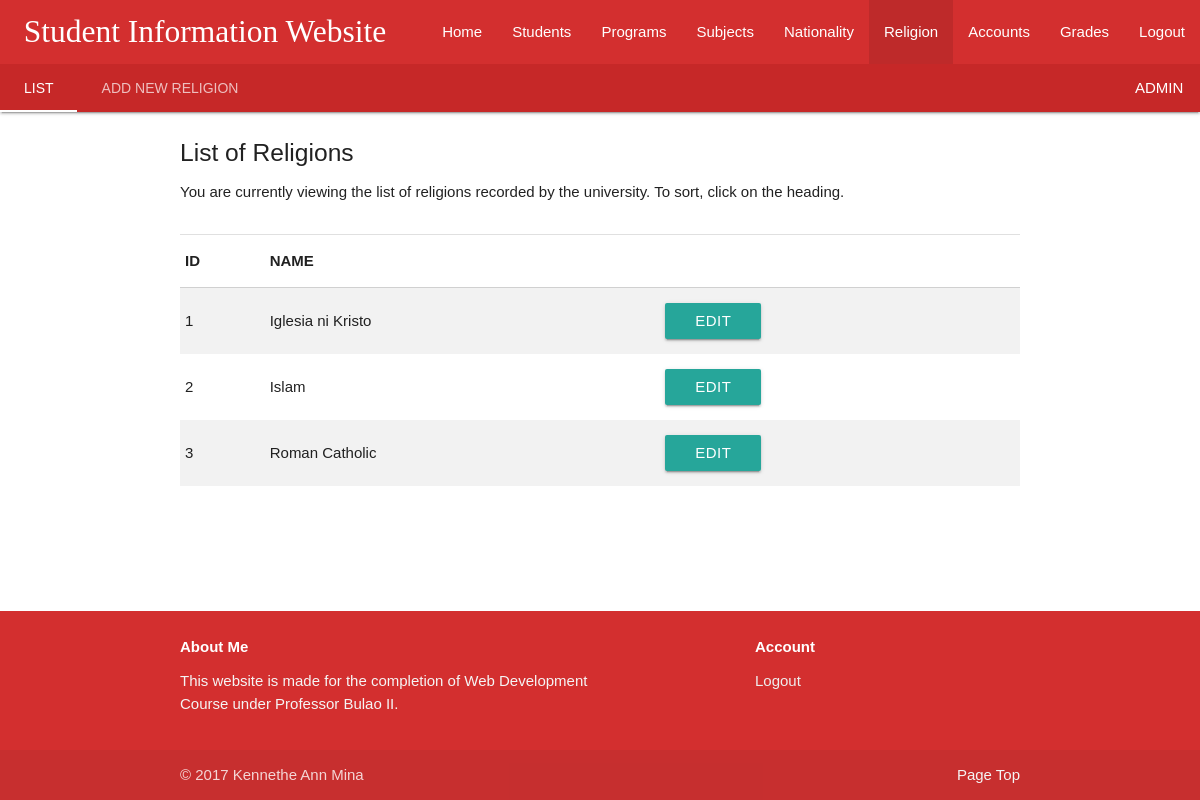
The page /MINA/pages/religion.php (signed in) on the database its author committed.
### tables this page shows
CREATE TABLE `account` (
  `id` int(11) NOT NULL AUTO_INCREMENT,
  `uname` varchar(20) DEFAULT NULL,
  `pword` varchar(256) DEFAULT NULL,
  `description` varchar(120) DEFAULT NULL,
  `active` tinyint(4) DEFAULT NULL,
  `permitstudent` char(4) DEFAULT NULL,
  `permitprogram` char(6) DEFAULT NULL,
  `permitsubject` char(3) DEFAULT NULL,
  `permitnationality` char(3) DEFAULT NULL,
  `permitreligion` char(3) DEFAULT NULL,
  `permitaccounts` char(3) DEFAULT NULL,
  `permitgrades` char(3) DEFAULT NULL,
  `addedon` timestamp NULL DEFAULT NULL,
  `addedby_id` int(11) DEFAULT NULL,
  `modified_on` datetime DEFAULT NULL,
  `modifiedby_id` int(11) DEFAULT NULL,
  PRIMARY KEY (`id`)
);

CREATE TABLE `religion` (
  `name` varchar(60) DEFAULT NULL,
  `id` int(11) NOT NULL AUTO_INCREMENT,
  PRIMARY KEY (`id`)
);

### MINA/commands/session.php (called while the page is built, shortened)
<?php
	include('databaseinfo.php');
	$check_user = $_SESSION['login_user'];
	$sql_session = mysqli_query($conn, "SELECT uname FROM account WHERE uname = '$check_user'");
	$row = mysqli_fetch_array($sql_session);
	$log_session = $row['uname'];
?>

### MINA/commands/permissions.php (called while the page is built, shortened)
<?php
	$query = "SELECT * FROM account WHERE uname = '$log_session'";
	$result = mysqli_query($conn, $query);
	$row = mysqli_fetch_assoc($result);
	$permitreligion = $row['permitreligion'];
	$str_reli = str_split($permitreligion);
	$religionadd = $str_reli[1];
	$religionedit = $str_reli[2];
?>

### MINA/pages/religion.php (the view, shortened to what this page needs)
<?php
  include('../commands/session.php');
  include('../commands/permissions.php');
?>
<!DOCTYPE html>
<html>
<head>
    <link type="text/css" rel="stylesheet" href="../materialize/css/materialize.min.css"  media="screen,projection"/>
    <link type="text/css" rel="stylesheet" href="../materialize/css/fonts.css"  media="screen,projection"/>
</head>
<body>
	<header>
		<nav class="nav-extended">
    		<div class="nav-wrapper red darken-2">
      			<a href="#" class="brand-logo toplogo"> &nbsp;&nbsp; Student Information Website</a>
        		<ul id="nav-mobile" class="right hide-on-med-and-down">
        			<li><a href="home.php">Home</a></li>
              <li><a href="students.php">Students</a></li>
              <li><a href="programs.php">Programs</a></li>
              <li><a href="subjects.php">Subjects</a></li>
              <li><a href="nationality.php">Nationality</a></li>
              <li class="active"><a href="religion.php">Religion</a></li>
              <li><a href="accounts.php">Accounts</a></li>
              <li><a href="grades.php">Grades</a></li>
              <li><a href="../commands/logout.php">Logout</a></li>
      			</ul>
    		</div>
    		<div class="nav-content red darken-3">
      			<ul class="tabs tabs-transparent">
        			<li class="tab"><a href="#list">List</a></li>
              <?php
                if($religionadd == 1) {
                  echo '<li class="tab"><a href="#add">Add New Religion</a></li>';
                } else {
                  echo '<li class="tab disabled"><a href="#add">Add New Religion</a></li>';
                }
              ?>
        			<span style="float: right;" class="tab"><?php echo $log_session; ?> &nbsp;&nbsp;&nbsp;</span>
      			</ul>
    		</div>
  		</nav>
	</header>
	<main>
    <div id="list" class="col s12">
     <div class="container">
        <div class="section">
          <h5>List of Religions</h5>
          <p>You are currently viewing the list of religions recorded by the university. To sort, click on the heading.</p>
        </div>
        <div class="divider"></div>
        <?php
          include('../commands/databaseinfo.php');
          $sql = "SELECT * FROM religion ORDER BY id";
          $result = mysqli_query($conn, $sql);
          echo '
            <table id="dtable" class="sortable striped">
              <thead>
                <tr>
                  <th> ID </th>
                  <th> NAME </th>
                </tr>
              </thead>
              <tbody>
          ';
          if( $result->num_rows > 0) {
            while($row = $result->fetch_assoc()) {
              echo "
                <tr>
                  <td> {$row['id']}</td>
                  <td> {$row['name']}</td>";
              if($religionedit == 1) {
                echo "<td> <a class='modal-trigger waves-effect waves-light btn' href='#edit' onclick='editcell(this)'>Edit</a>  </td>";
              }
                echo "</tr>";
            }
            echo '</tbody></table></td></tr></center>';
          } else {
            echo "0 results";
          }
        ?>
      </div>
    </div>
	</main>
</body>
<footer class="page-footer red darken-2">
    <div class="container">
      <div class="row">
          <div class="col l6 s12">
            <h6 class="white-text"><b>About Me</b></h6>
            <p class="grey-text text-lighten-4">This website is made for the completion of Web Development Course under Professor Bulao II.</p>
          </div>
          <div class="col l4 offset-l2 s12">
            <h6 class="white-text"><b>Account</b></h6>
            <ul>
              <li><a class="grey-text text-lighten-3" href="../commands/logout.php">Logout</a></li>
            </ul>
          </div>
      </div>
      </div>
      <div class="footer-copyright">
      <div class="container">© 2017 Kennethe Ann Mina<a class="grey-text text-lighten-4 right" href="#top">Page Top</a></div>
  </div>
</footer>
</html>

### MINA/pages/religion.php (style rules this page uses)
html { font-family: GillSans, Calibri, Trebuchet, sans-serif; }
.toplogo { font-family: 'Keania One', cursive; }
body { display: flex; min-height: 100vh; flex-direction: column; }
main { flex: 1 0 auto; }

### rows shown on the page
account: uname "ADMIN"
religion: id "1", name "Iglesia ni Kristo"
religion: id "2", name "Islam"
religion: id "3", name "Roman Catholic"
